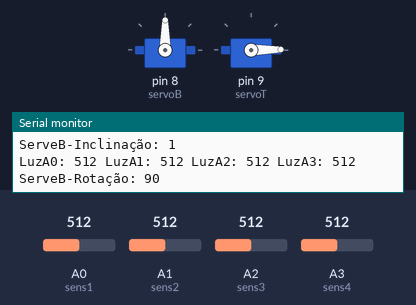
This sketch was run on a simulated Arduino Uno, built with avr-gcc and run on an emulated ATmega328P. Shown: 2 × servo, the last lines printed to the serial monitor. The inputs (shaded band) are chosen by the test bench; at power-on: A1 (sens2) = 512, A2 (sens3) = 512, A3 (sens4) = 512, A0 (sens1) = 512.

Above: at 4.2 s.
4.3 s: A1 (sens2) set to 554
7.3 s: A1 (sens2) set to 573
At 8.42 s:
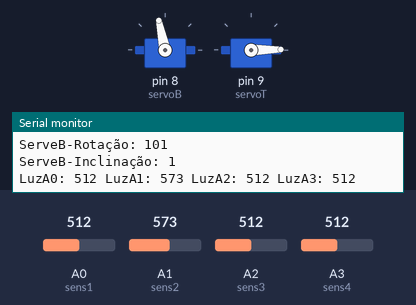
10.3 s: A2 (sens3) set to 470
13.3 s: A2 (sens3) set to 454
At 13.51 s:
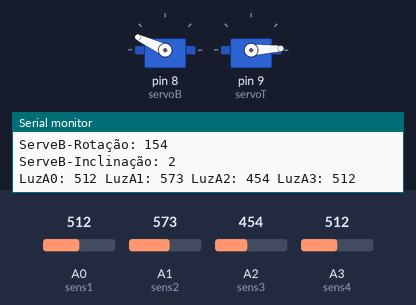
16.3 s: A3 (sens4) set to 489
At 16.3 s:
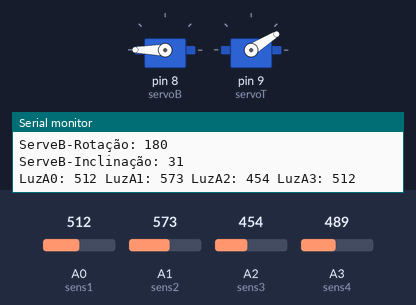
19.3 s: A0 (sens1) set to 716
At 20.45 s:
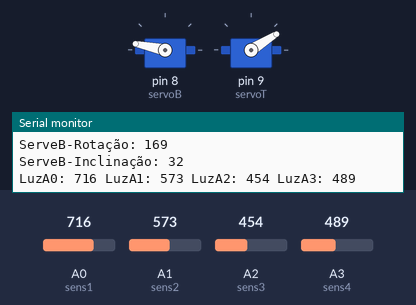
Timing chart, 0 to 26.7 s (numbered marks = the images above; inputs shaded):
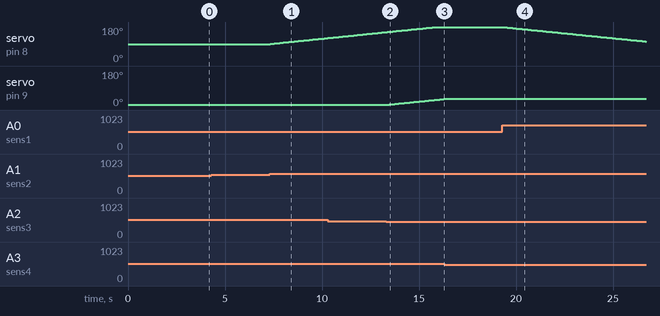

Measured:
- the behaviour switches between 562 and 563 on A1 (sens2) (found by bisection; images 0 and 1)
- the behaviour switches between 462 and 461 on A2 (sens3) (found by bisection; images 1 and 2)
- the behaviour switches between 505 and 504 on A3 (sens4) (found by bisection; images 2 and 3)
- after the input at 7.3 s, servo on pin 8 (servoB): moves from 90° to 122° over 3.0 s, starting at once
- after the input at 13.3 s, servo on pin 9 (servoT): moves from 1° to 32° over 2.9 s, starting after 0.08 s
- after the input at 16.3 s, servo on pin 9 (servoT): stays 32° (without the input it goes to 33° after 0.07 s)
- after the input at 19.3 s, servo on pin 8 (servoB): moves from 180° to 103° over 7.4 s, starting after 0.05 s

The sketch:

Painel_Solar_Track.ino
```cpp
#include <Servo.h>

Servo servoB; // servo da base - Serve baixo - rotação
int posB = 90; // posição inicial
int sens1 = A0; // LRD1 - CIMA ESQUERDA
int sens2 = A1; // LDR2 - BAIXO DIREITA

Servo servoT; // servo do topo - serve cima - inclinação
int posT = 1; // posição inicial
int sens3 = A2; // LDR3 - CIMA DIREITA
int sens4 = A3; // LDR4 - BAIXO ESQUERDA

int tolerancia = 50; // valor da variável da tolerância

void setup()
{
  Serial.begin(9600);
servoB.attach(8); // Liga o servo da base ao pino 8 do arduino
pinMode(sens1, INPUT);
pinMode(sens2, INPUT);
servoB.write(posB);
servoT.attach(9); // Liga o servo do topo ao pino 9 do arduino
pinMode(sens3, INPUT);
pinMode(sens4, INPUT);
servoT.write(posT);
delay(3000); // 3 segundos de espera evita o ajuste permanente do painel
}

void loop()
{

int val1 = analogRead(sens1); // faz a leitura do sensor 1
int val2 = analogRead(sens2); // faz a leitura do sensor 2
int val3 = analogRead(sens3); // faz a leitura do sensor 3
int val4 = analogRead(sens4); // faz a leitura do sensor 4
Serial.print("LuzA0: ");Serial.print(val1);Serial.print(" LuzA1: ");Serial.print(val2);
Serial.print(" LuzA2: ");Serial.print(val3);Serial.print(" LuzA3: ");Serial.println(val4);
//---------------ROTAÇÃO----------------
if((abs(val1 - val2) <= tolerancia) || (abs(val2 - val1) <= tolerancia)) {
//nao faz nada se os valores da leitura estão dentro do limite de tolerancia
} else {
if(val1 > val2) { posB = --posB; }
if(val1 < val2) { posB = ++posB; }
}

if(posB > 180) { posB = 180; } // reset para 180 se for acima
if(posB < 0) { posB = 0; } // reset para 0 se descer abaixo

servoB.write(posB); // escreve a posição do servo motor
Serial.print("ServeB-Rotação: ");Serial.println(posB);
//-----------INCLINAÇÃO-------------------
if((abs(val3 - val4) <= tolerancia) || (abs(val4 - val3) <= tolerancia)) {
//nao faz nada se os valores da leitura estão dentro do limite de tolerancia
} else {
if(val3 > val4) { posT = --posT; }
if(val3 < val4) { posT = ++posT; }
}
if(posT > 80) { posT = 80; } // reset para 80 se for acima
if(posT < 1) { posT = 1; } // reset para 1 se descer abaixo

servoT.write(posT); // escreve a posição do servo motor
Serial.print("ServeB-Inclinação: ");Serial.println(posT);
delay(50);

}
```
